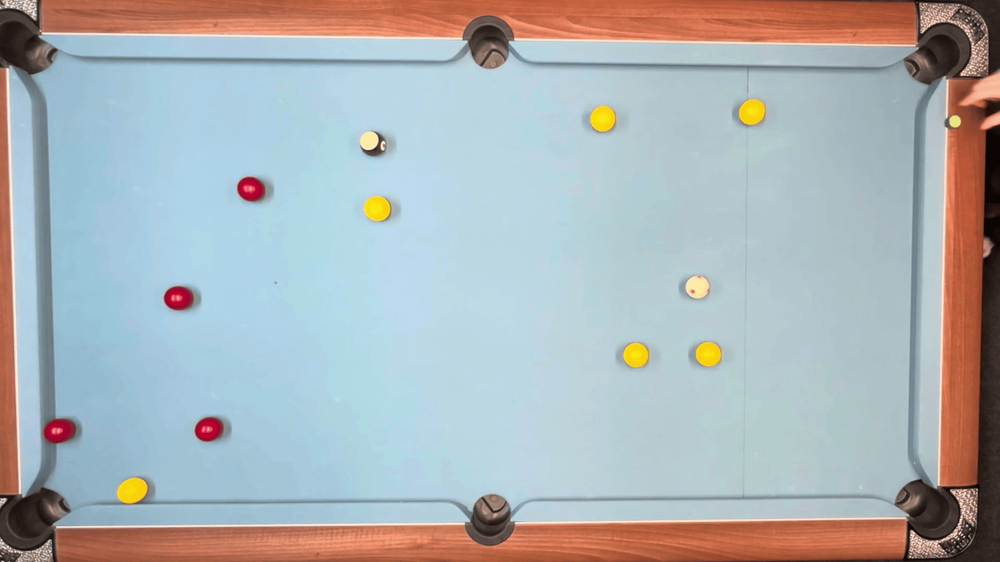
#> input picture 01.png, 1000 x 562 px, shrunk from 1920 x 1080 before the run
$ python project1.py
#> lines starting #> are read from the running program, lines starting #| are printed output that depends on the picture; after the words box and inside, x2 and y2 are one past the last pixel; in counts of white or black regions, pixels touching at a corner belong together
import cv2
import numpy as np

# Read image of planets
planets = cv2.imread('01.png')
#> planets is the input picture: shape (562, 1000, 3); mean B, G, R 180.5, 177.6, 171.8

# Convert image to grayscale
gray_img = cv2.cvtColor(planets, cv2.COLOR_BGR2GRAY)
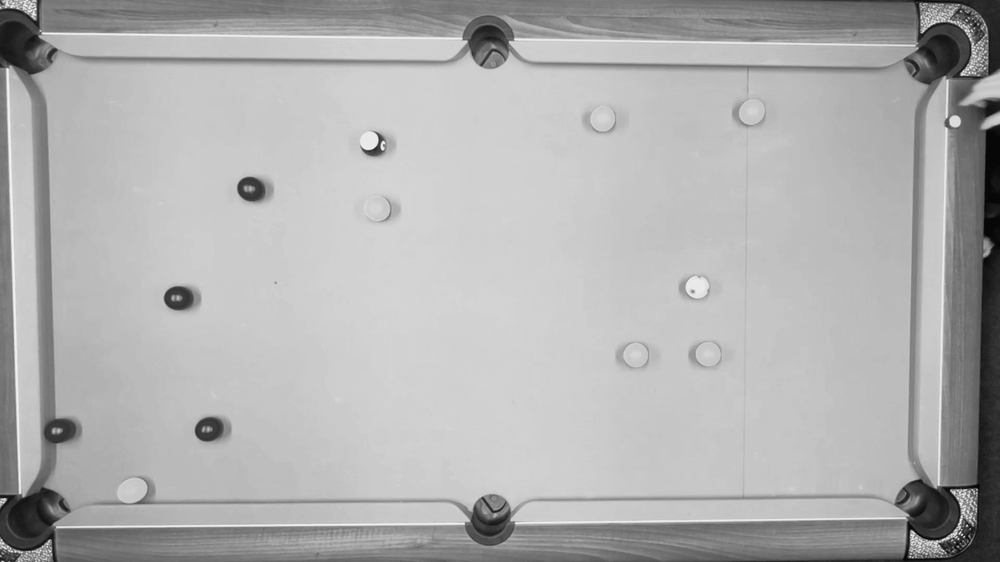
#> gray_img: shape (562, 1000); min 4, max 247, mean 176.2

# Apply median blur to the grayscale image
img = cv2.medianBlur(gray_img, 5)

# Convert blurred grayscale image back to BGR
cimg = cv2.cvtColor(img, cv2.COLOR_GRAY2BGR)

circle_count = 0
# Detect circles in the image using HoughCircles
# Parameters:
# - img: the input image
# - cv2.HOUGH_GRADIENT: the detection method
# - 1: the inverse ratio of the accumulator resolution to the image resolution
# - 40: minimum distance between the centers of detected circles
# - param1: higher threshold for the Canny edge detector
# - param2: threshold for center detection
# - minRadius: minimum circle radius
# - maxRadius: maximum circle radius
circles = cv2.HoughCircles(img, cv2.HOUGH_GRADIENT, 1, 30, param1=80, param2=25, minRadius=20, maxRadius=35)
#> circles = [[942.5, 49.5, 28.9], [937.5, 509.5, 32.2], [488.5, 519.5, 25.2], [489.5, 47.5, 20.7], [29.5, 518.5, 21.7]]

# Round circle parameters and convert to unsigned 16-bit integers
circles = np.uint16(np.around(circles))
#> circles = [[942, 50, 29], [938, 510, 32], [488, 520, 25], [490, 48, 21], [30, 518, 22]]

# Loop through each detected circle
for i in circles[0, :]:
    # Draw the outer circle
    # Parameters:
    # - planets: the image to draw on
    # - (i[0], i[1]): the center coordinates of the circle
    # - i[2]: the radius of the circle
    # - (0, 255, 0): the color of the circle (green)
    # - 6: the thickness of the circle
    cv2.circle(planets, (i[0], i[1]), i[2], (0, 255, 0), 2)

    # Draw the center of the circle
    # Parameters:
    # - planets: the image to draw on
    # - (i[0], i[1]): the center coordinates of the circle
    # - 2: the radius of the center point
    # - (0, 0, 255): the color of the center point (red)
    # - 3: the thickness of the center point
    cv2.circle(planets, (i[0], i[1]), 2, (0, 0, 255), 3)

    circle_count += 1
#> this loop made 5 passes
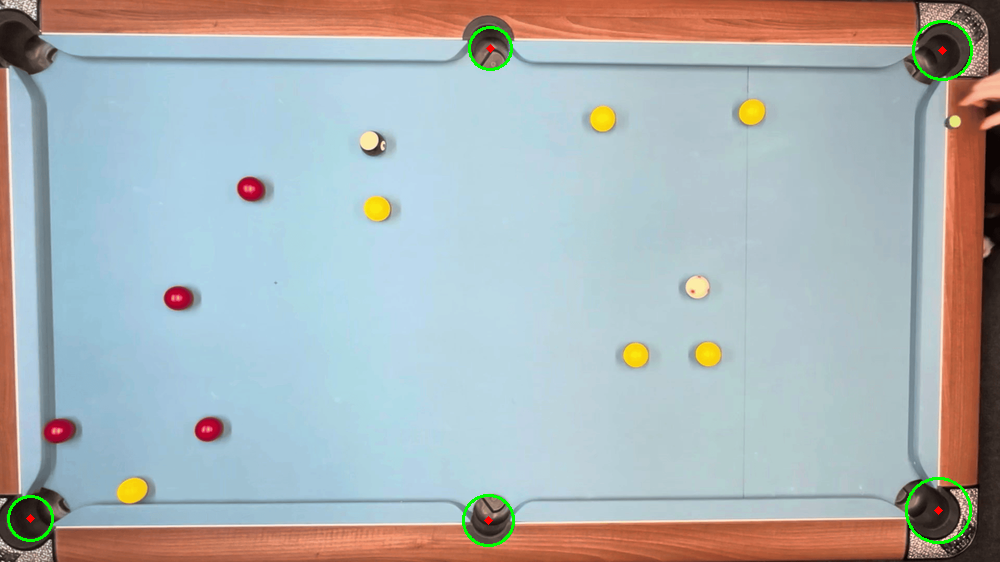
#> planets: shape (562, 1000, 3); 0.48% of pixels changed, all inside (x1, y1, x2, y2) = (7, 20, 973, 547)
#> after the loop, circle_count = 5

print(circle_count)
#| 5

# Display image with detected circles
cv2.imshow("HoughCircles", planets)

# Wait for key press indefinitely
cv2.waitKey()

# Close all OpenCV windows
cv2.destroyAllWindows()

$ run again, with 02.png copied over 01.png
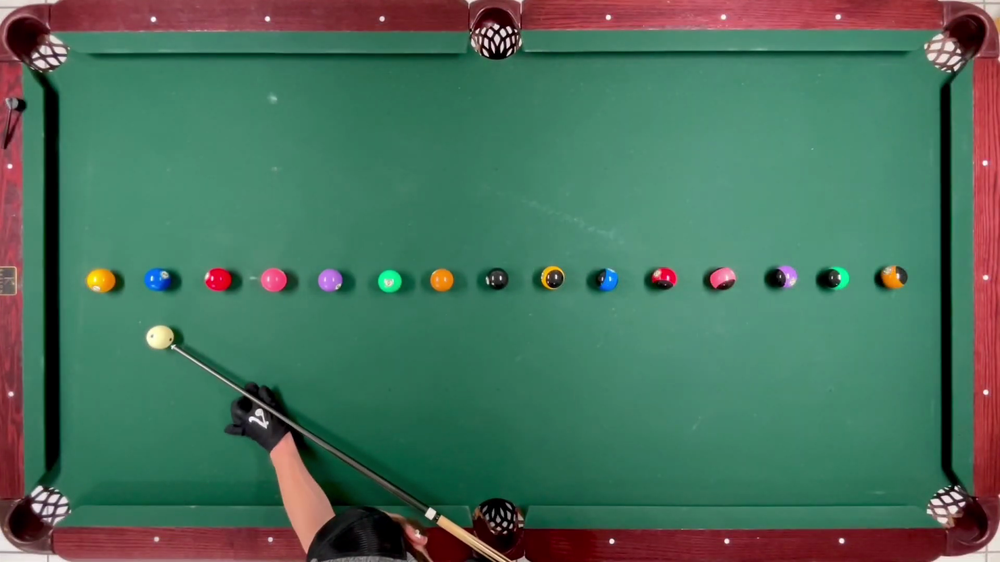
#> input picture 02.png, 1000 x 562 px, shrunk from 1920 x 1080 before the run
#> planets is the input picture: shape (562, 1000, 3); mean B, G, R 91.8, 110.8, 73.7
#> `gray_img = cv2.cvtColor(planets, cv2.COLOR_BGR2GRAY)`:
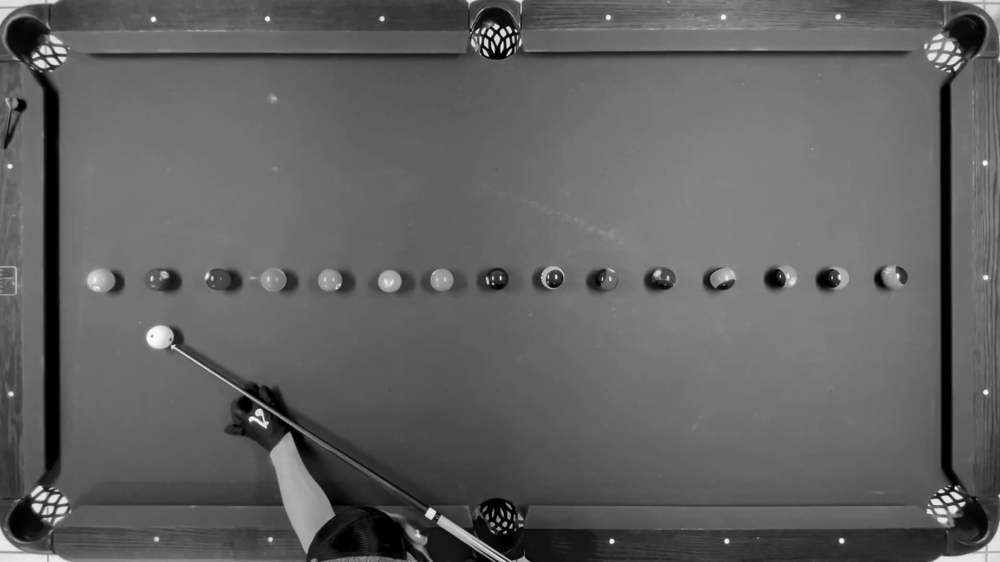
#> gray_img: shape (562, 1000); min 0, max 255, mean 97.5
#> `circles = cv2.HoughCircles(img, cv2.HOUGH_GRADIENT, 1, 30, param1=80, ..`: circles = [[25.5, 36.5, 24.5], [965.5, 519.5, 32.2], [965.5, 35.5, 31], [31.5, 519.5, 21], [495.5, 520.5, 22.8]]
#> `circles = np.uint16(np.around(circles))`: circles = [[26, 36, 24], [966, 520, 32], [966, 36, 31], [32, 520, 21], [496, 520, 23]]
#> the loop `for i in circles[0, :]:` made 5 passes
#> after the loop `for i in circles[0, :]:`:
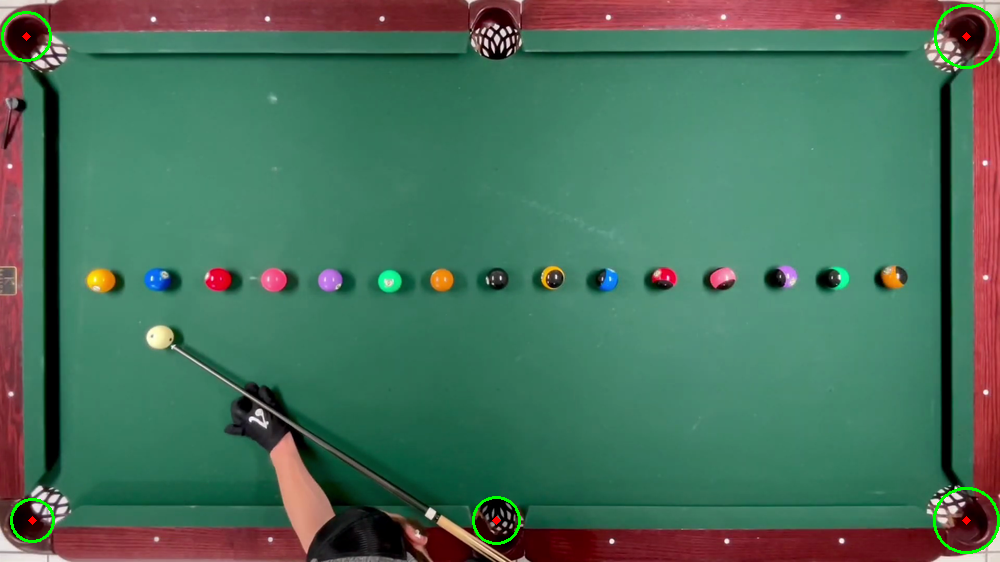
#> planets: shape (562, 1000, 3); 0.48% of pixels changed, all inside (x1, y1, x2, y2) = (1, 4, 1000, 554)
#> after the loop `for i in circles[0, :]:`: circle_count = 5
#| 5

$ run again, with 03.png copied over 01.png
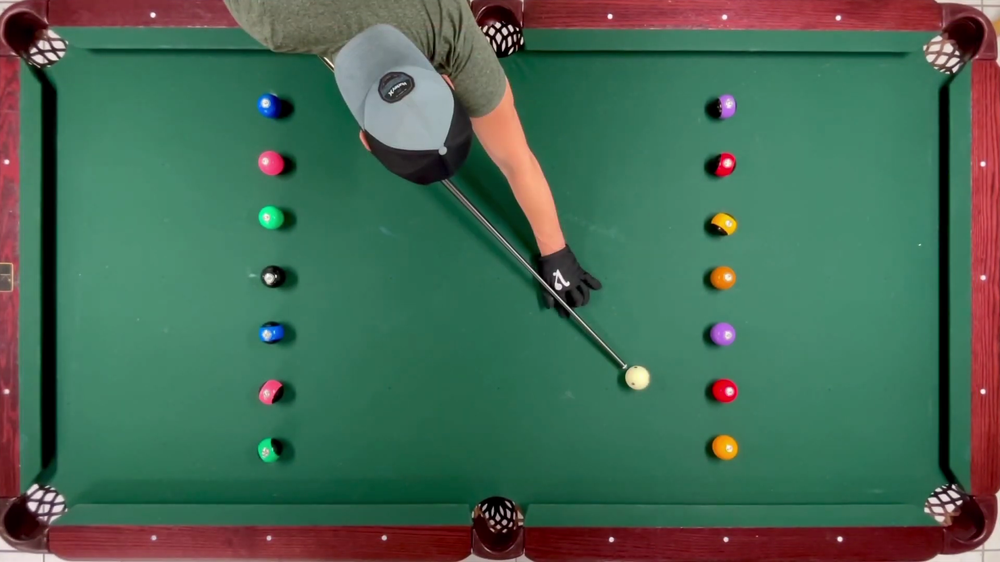
#> input picture 03.png, 1000 x 562 px, shrunk from 1920 x 1080 before the run
#> planets is the input picture: shape (562, 1000, 3); mean B, G, R 84.7, 104, 70.6
#> `gray_img = cv2.cvtColor(planets, cv2.COLOR_BGR2GRAY)`:
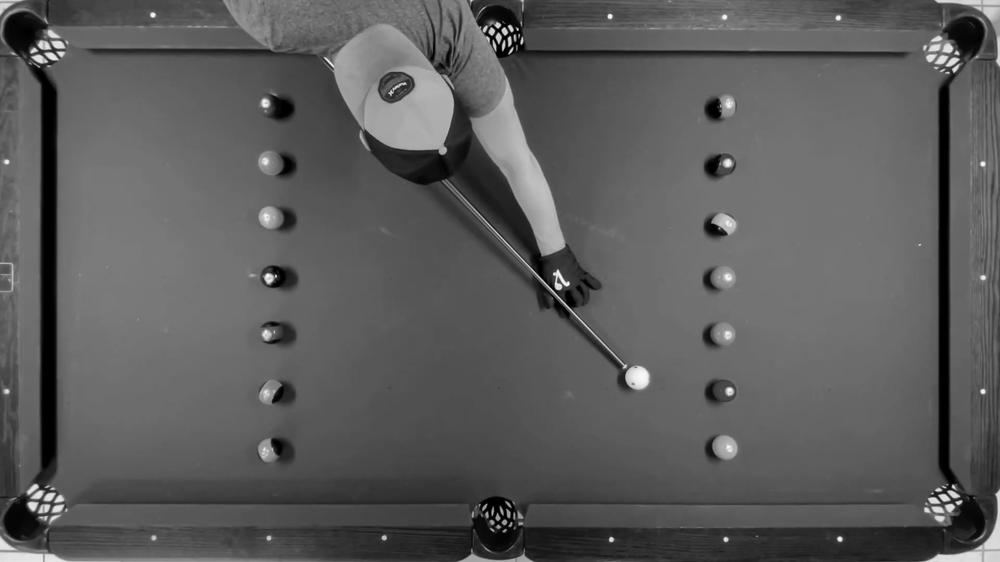
#> gray_img: shape (562, 1000); min 0, max 253, mean 91.8
#> `circles = cv2.HoughCircles(img, cv2.HOUGH_GRADIENT, 1, 30, param1=80, ..`: circles = [[962.5, 37.5, 32.2], [24.5, 519.5, 21], [23.5, 34.5, 23.2], [960.5, 516.5, 21]]
#> `circles = np.uint16(np.around(circles))`: circles = [[962, 38, 32], [24, 520, 21], [24, 34, 23], [960, 516, 21]]
#> the loop `for i in circles[0, :]:` made 4 passes
#> after the loop `for i in circles[0, :]:`:
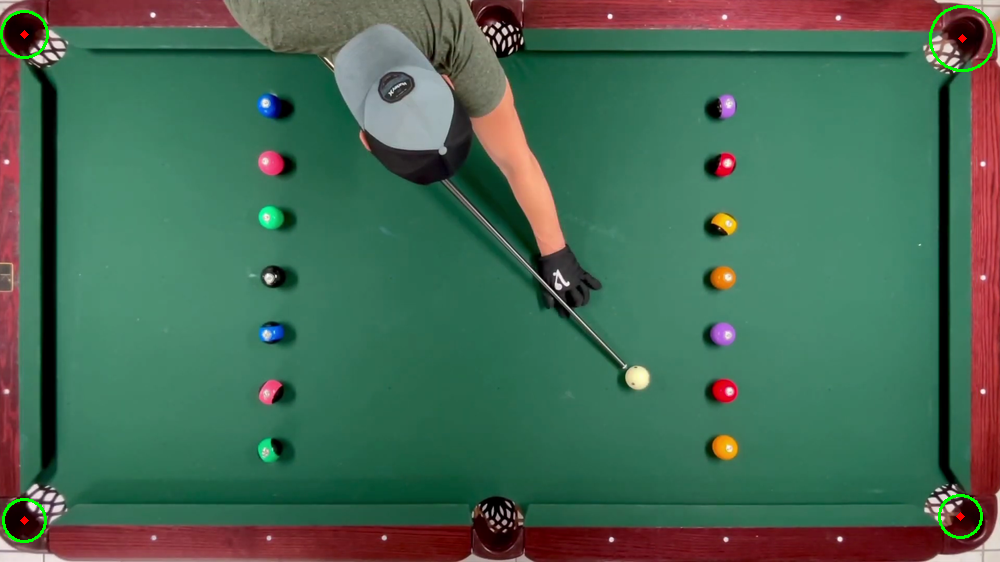
#> planets: shape (562, 1000, 3); 0.36% of pixels changed, all inside (x1, y1, x2, y2) = (0, 5, 996, 543)
#> after the loop `for i in circles[0, :]:`: circle_count = 4
#| 4

$ run again, with 04.png copied over 01.png
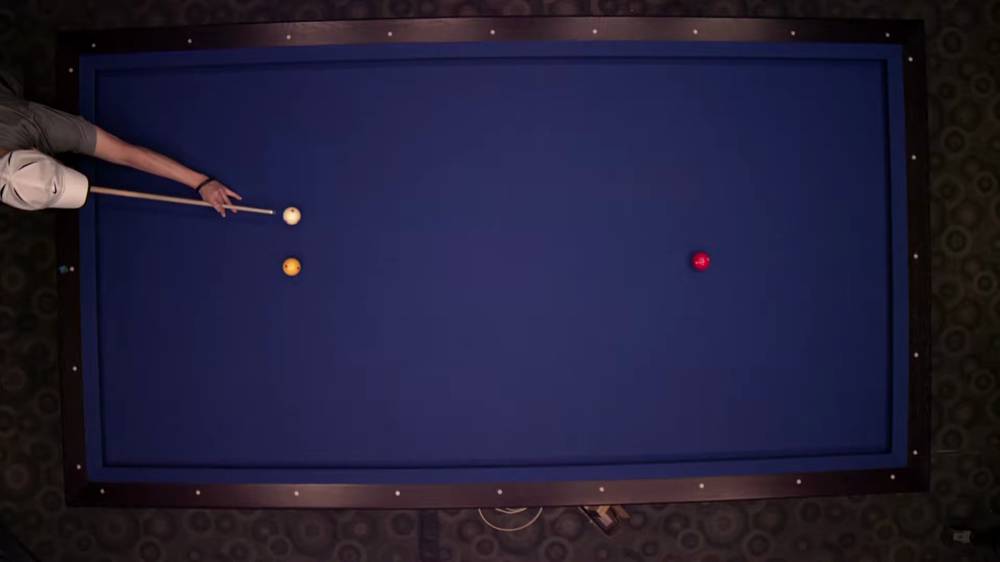
#> input picture 04.png, 1000 x 562 px, shrunk from 1920 x 1080 before the run
#> planets is the input picture: shape (562, 1000, 3); mean B, G, R 57, 31.4, 34.7
#> `gray_img = cv2.cvtColor(planets, cv2.COLOR_BGR2GRAY)`:
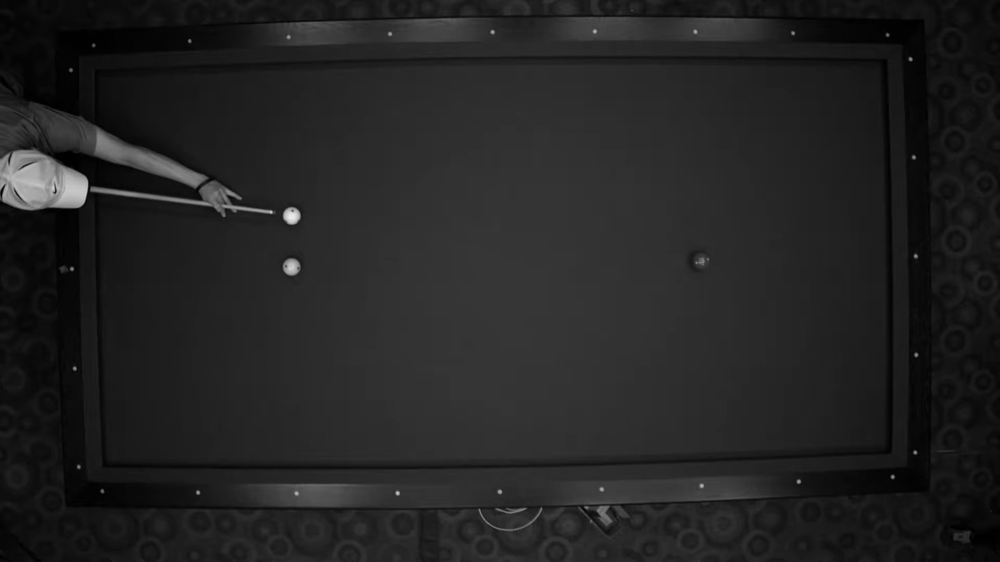
#> gray_img: shape (562, 1000); min 0, max 238, mean 35.3
#> `circles = cv2.HoughCircles(img, cv2.HOUGH_GRADIENT, 1, 30, param1=80, ..`: circles = [[37.5, 182.5, 28.8]]
#> `circles = np.uint16(np.around(circles))`: circles = [[38, 182, 29]]
#> the loop `for i in circles[0, :]:` made 1 pass
#> (i, circle_count) on pass 1: ([38, 182, 29], 1)
#> after the loop `for i in circles[0, :]:`:
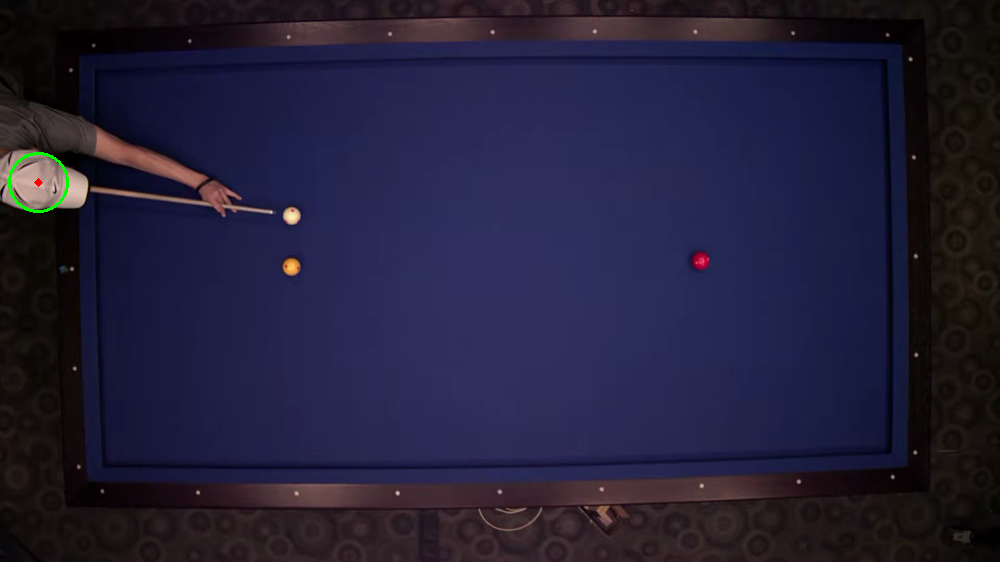
#> planets: shape (562, 1000, 3); 0.1% of pixels changed, all inside (x1, y1, x2, y2) = (8, 152, 69, 213)
#> after the loop `for i in circles[0, :]:`: circle_count = 1
#| 1
